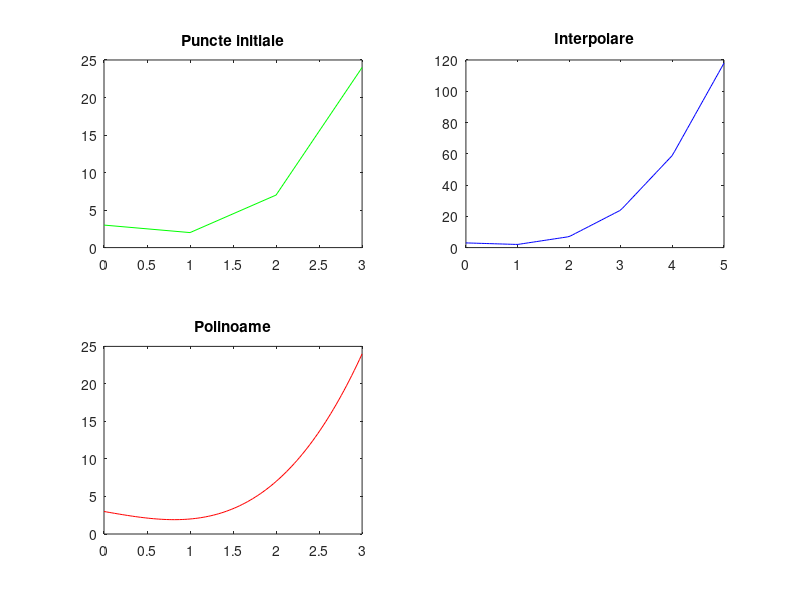

The MATLAB source for this figure:
x = [0 1 2 3 4 5];
y = [3 2 7 24 59 118];
xm = linspace(0,5,100);
ym = interp1(x,y,xm);


px = x(1:4)';
py = y(1:4)';
V = [px.^3 px.^2 px.^1 px.^0];
coefs = inv(V)*py;
a = coefs(1);
b = coefs(2);
c = coefs(3);
d = coefs(4);

xm2 = linspace(0,3,100);
ym2 = a.*xm2.^3 + b.*xm2.^2 + c.*xm2 + d;
subplot(2,2,1);

plot(px,py,'g');
title('Puncte initiale');

subplot(2,2,2);
plot(xm,ym,'b');
title('Interpolare');

subplot(2,2,3);
plot(xm2,ym2,'r');
title('Polinoame');




